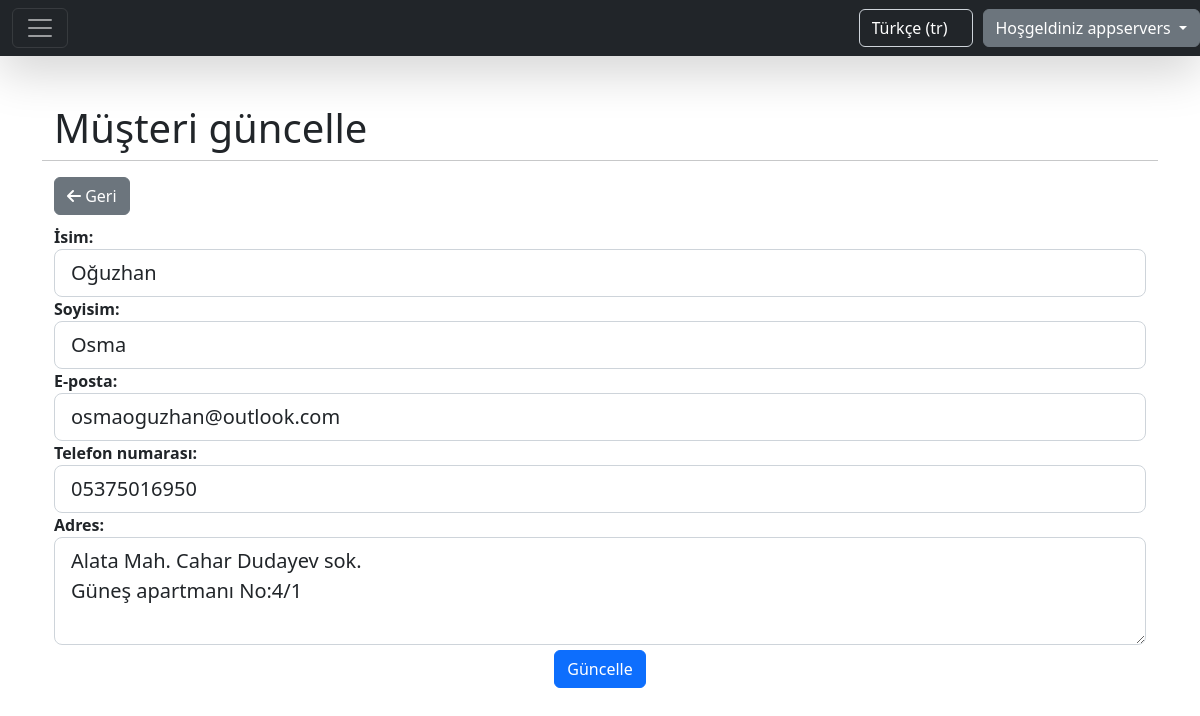
Screenshot of /tr/customers/1/update/ (signed in) with the database file from the repository.
### home/models.py (models this page shows, shortened)
class CompanyUser(AbstractBaseUser):
    company_name = models.CharField(max_length=255, unique=True)
    email = models.EmailField(max_length=255, unique=True)
    phone_number = models.CharField(max_length=15, unique=True)
    website = models.CharField(max_length=255, blank=True, null=True)
    address = models.CharField(max_length=255)
    is_active = models.BooleanField(default=True)
    is_admin = models.BooleanField(default=False)
    USERNAME_FIELD = 'email'
    REQUIRED_FIELDS = ['company_name', 'phone_number', 'address']
    objects = CompanyUserManager()

### customer/models.py (models this page shows, shortened)
class Customer(models.Model):
    name = models.CharField(max_length=100)
    surname = models.CharField(max_length=100)
    email = models.EmailField()
    phone = models.CharField(max_length=100)
    address = models.CharField(max_length=100)
    company = models.ForeignKey(CompanyUser, on_delete=models.CASCADE, related_name='customers', blank=True,
                                null=True)
    created = models.DateField(auto_now_add=True)

### customer/views.py (the view)
# urls.py: path('customers/<int:pk>/update/', views.CustomerUpdateView.as_view(), name='customers.update'),
class CustomerUpdateView(LoginRequiredMixin, SuccessMessageMixin, UpdateView):
    model = Customer
    success_url = '/customers/'
    template_name = 'form_template.html'
    success_message = _("message:customer_updated")
    form_class = CustomerForm
    extra_context = {'submit_btn': _('label:update_button_text'), 'title': _('label:update_a_customer'),
                     'list_path': LIST_PATH}
    login_url = settings.LOGIN_URL

### customer/forms.py (shortened to what this page needs)
class CustomerForm(forms.ModelForm):
    class Meta:
        model = Customer
        fields = ["name", "surname", "email", "phone", "address"]
        widgets = {
            "name": forms.TextInput(attrs={"class": "form-control", "id": "name"}),
            "surname": forms.TextInput(attrs={"class": "form-control", "id": "surname"}),
            "email": forms.TextInput(attrs={"class": "form-control", "id": "email"}),
            "phone": forms.TextInput(attrs={"class": "form-control", "id": "phone"}),
            "address": forms.Textarea(attrs={"class": "form-control", "id": "address", "rows": 3}),
        }
        labels = {
            "name": _("label:firstname"),
            "surname": _("label:surname"),
            "email": _("label:email"),
            "phone": _("label:phone_number"),
            "address": _("label:address"),
        }

### home/templatetags/custom_tags.py (called while the page is built)
@register.filter(name='add_attr')
def add_attribute(field, css):
    attrs = {}
    definition = css.split(',')
    for d in definition:
        if ':' not in d:
            attrs['class'] = d
        else:
            key, val = d.split(':')
            attrs[key] = val
    return field.as_widget(attrs=attrs)

### static/templates/form_template.html (shortened to what this page needs)
{% extends 'base.html' %}
{% load i18n %}
{% load custom_tags %}
{% block content %}
    <div class="container">
        <div class="row">
            <div class="col-12" style="text-align: left">
                <h1>{{ title }}</h1>
            </div>
            <hr/>
        </div>
        <div class="row">
            {% get_current_language as LANGUAGE_CODE %}
            <div class="col-4" style="text-align: left">
                <a href="/{{ LANGUAGE_CODE }}{{ list_path }}" class="btn btn-secondary" style="margin-bottom: 10px">
                    <i class="fa fa-arrow-left"></i> {% trans 'label:back' %}
                </a>
            </div>
        </div>
        <form method="POST"> {% csrf_token %}
            {% for field in form %}
                <div class="form-group">
                    <div class="row">
                        <div class="col-12" style="text-align: start;">
                            <label class="control-label"
                                   for="{{ field.id }}"><b>{{ field.label }}:</b></label>
                        </div>
                        <div class="col-12">
                            {% if field.errors %}
                                {{ field|add_attr:"form-control form-control-lg is-invalid" }}
                                <span class="text-danger d-flex justify-content-start mt-1">
                                                {{ field.errors|first }}
                                            </span>
                            {% else %}
                                {{ field|add_attr:"form-control form-control-lg" }}
                            {% endif %}
                        </div>
                    </div>
                </div>
            {% endfor %}
            <div class="form-group">
                <button class="btn btn-primary" type="submit" style="margin-top: 5px">
                    {{ submit_btn }}
                </button>
            </div>
        </form>
    </div>
{% endblock %}

### static/templates/base.html (shortened to what this page needs)
{% load static %}
{% load i18n %}
<!doctype html>
<html>
<head>
    <link rel="stylesheet" href="{% static 'css/style.css' %}">
    <link rel="stylesheet" href="https://cdn.jsdelivr.net/npm/bootstrap@5.2.3/dist/css/bootstrap.min.css"
>
    <link rel="stylesheet" href="https://use.fontawesome.com/releases/v5.15.4/css/fontawesome.css"
/>
    <link rel="stylesheet" href="https://cdn.jsdelivr.net/npm/sweetalert2@11.7.3/dist/sweetalert2.min.css">
    <link rel="stylesheet" href="https://cdnjs.cloudflare.com/ajax/libs/font-awesome/6.3.0/css/all.min.css">
</head>
<body>
<nav class="navbar navbar-dark bg-dark shadow-lg">
    {% if user.is_authenticated %}
        <div class="col-md-6">
            <div class="container-fluid">
                <button class="navbar-toggler" type="button" data-bs-toggle="collapse"
                        data-bs-target="#navbarToggleExternalContent" aria-controls="navbarToggleExternalContent"
                        aria-expanded="false" aria-label="Toggle navigation">
                    <span class="navbar-toggler-icon"></span>
                </button>
            </div>
        </div>
    {% else %}
        <div class="col-md-6"></div>
    {% endif %}
    <div class="col-md-6 d-flex justify-content-end">
        <form action="{% url "set_language" %}" method="post" class="navbar-form navbar-right"
              style="margin-right: 10px" id="language_form">
            <select class="form-control bg-dark text-white" name="language" onchange="this.form.submit()">
                {% get_current_language as LANGUAGE_CODE %}
                {% get_available_languages as LANGUAGES %}
                {% get_language_info_list for LANGUAGES as languages %}
                {% for language in languages %}
                    <option value="{{ language.code }}"{% if language.code == LANGUAGE_CODE %}
                            selected{% endif %}>
                        {{ language.name_local|capfirst }} ({{ language.code }})
                    </option>
                {% endfor %}
            </select>
        </form>
        {% if user.is_authenticated %}
            <div class="btn-group">
                <a type="button" class="btn btn-secondary dropdown-toggle" data-bs-toggle="dropdown"
                   data-bs-display="static" aria-expanded="false">
                    {% trans 'label:welcome' %} {{ user.company_name }}
                </a>
            </div>
        {% endif %}
    </div>
</nav>
<div class="my-5 text-center container">
    {% block content %}
    {% endblock %}
</div>
</body>
</html>

### rows the page displays
CompanyUser: company_name "appservers"
Customer: form "Oğuzhan" "Osma" "osmaoguzhan@outlook.com" "05375016950" "Alata Mah. Cahar Dudayev sok. Güneş apartmanı No:4/1"

### other values shown
{{ title }} "Müşteri güncelle"
{{ field.label }} "İsim" "Soyisim" "E-posta" "Telefon numarası" "Adres"
{{ submit_btn }} "Güncelle"
form field language "Türkçe (tr)"
